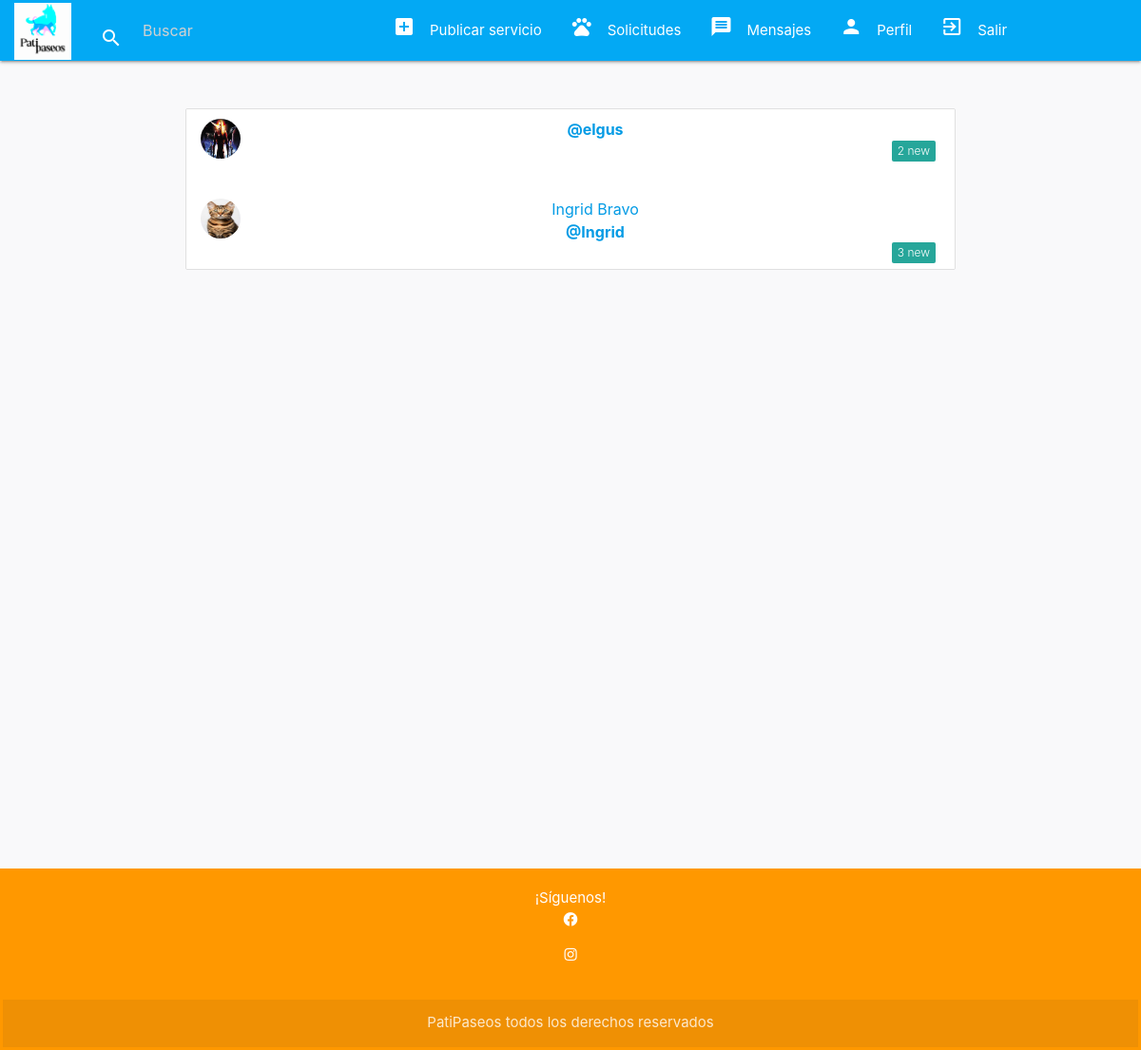
Page /inbox/ (signed in) on the earlier database version.
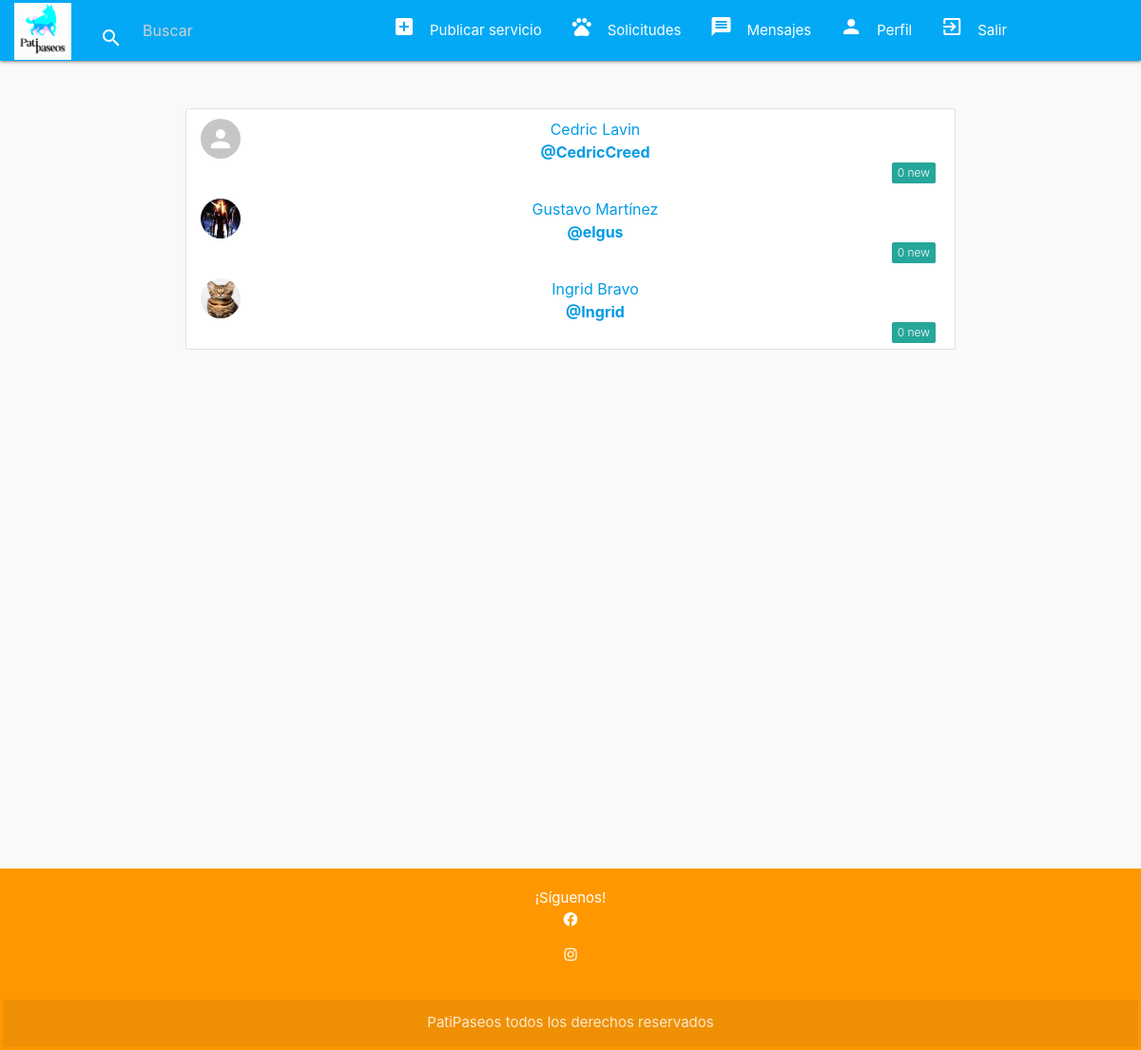
Same page on the later database version.
### app_mascotas/models.py (models this page shows)
class Propietario(AbstractUser):
    rut = models.CharField(max_length=20, unique=True, default="")
    direccion = models.CharField(max_length=255, default="")
    imagen = models.ImageField(upload_to="imgprod", null=True, blank=True)
    es_cuidador = models.BooleanField(default=False)
    telefono = models.CharField(max_length=15, blank=True, null=True)

### app_mascotas/views.py (the view)
# urls.py: path('inbox/', views.inbox, name='inbox'),
@login_required
def inbox(request):
    user = request.user
    messages = Mensaje.get_messages(user)
    recipients = Propietario.objects.exclude(pk=request.user.id)
    contexto = {
        'messages': messages,
        'recipients': recipients
    }
    return render(request, 'app_mascotas/inbox.html', contexto)

### app_mascotas/models.py (called while the page is built)
    @classmethod
    def get_messages(cls, user):
        messages = (
            cls.objects
            .filter(user=user)
            .values('recipient')
            .annotate(last=Max('date'))
            .order_by('-last')
        )
        users = [
            {
                'user': Propietario.objects.get(pk=message['recipient']),
                'last': message['last'],
                'unread': cls.objects.filter(user=user, recipient__pk=message['recipient'], is_read=False).count()
            }
            for message in messages
        ]
        return users

### app_mascotas/templates/app_mascotas/inbox.html (shortened to what this page needs)
{% extends "app_mascotas/base.html" %}
{% load static %}
{% load crispy_forms_tags %}
{% block content %}
<div class="container">
    <ul class="collection">
        {% for message in messages %}
        <a href="{% url 'conversation' message.user.username %}">
            <li class="collection-item avatar">
                {% if message.user.imagen %}
                    <img src="{{ message.user.imagen.url }}" class="circle responsive-img">
                {% else %}
                    <img src="{% static 'img/no_avatar.jpg' %}" class="circle responsive-img">
                {% endif %}
                    <span class="title">{{ message.user.first_name }} {{ message.user.last_name }}</span>
                    <p><b>@{{ message.user.username }}</b></p>
                    <span class="new badge">{{ message.unread }}</span>
            </li>
            </a>
        {% endfor %}
    </ul>
</div>
{% endblock %}

Differences in the rows shown:
added Propietario: user.first_name "Cedric", user.last_name "Lavin", user.username "CedricCreed", unread "0"
changed Propietario "elgus": user.first_name (not shown) → "Gustavo"; user.last_name (not shown) → "Martínez"; unread "2" → "0"
changed Propietario "Ingrid": unread "3" → "0"
